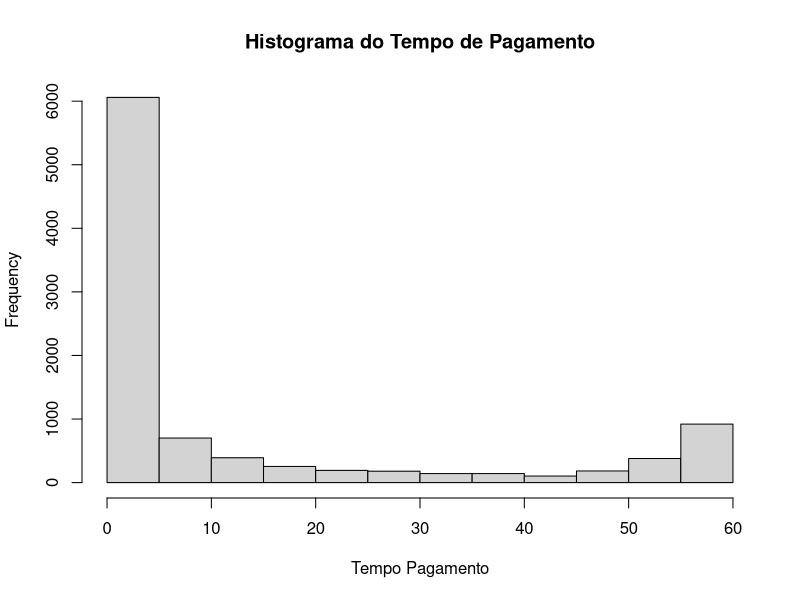
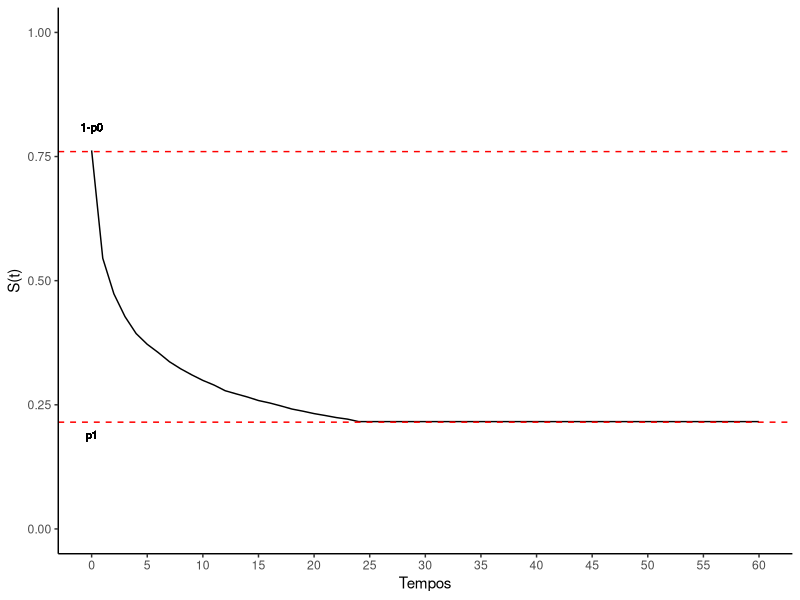
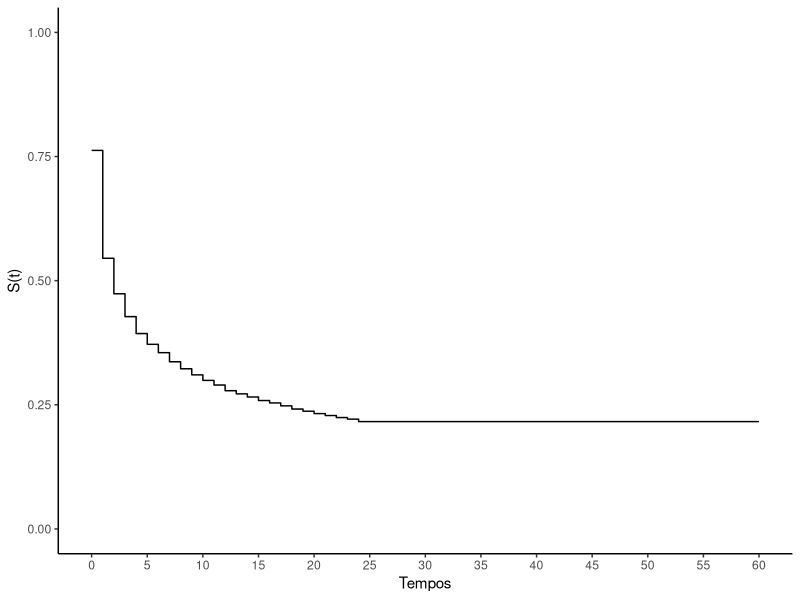
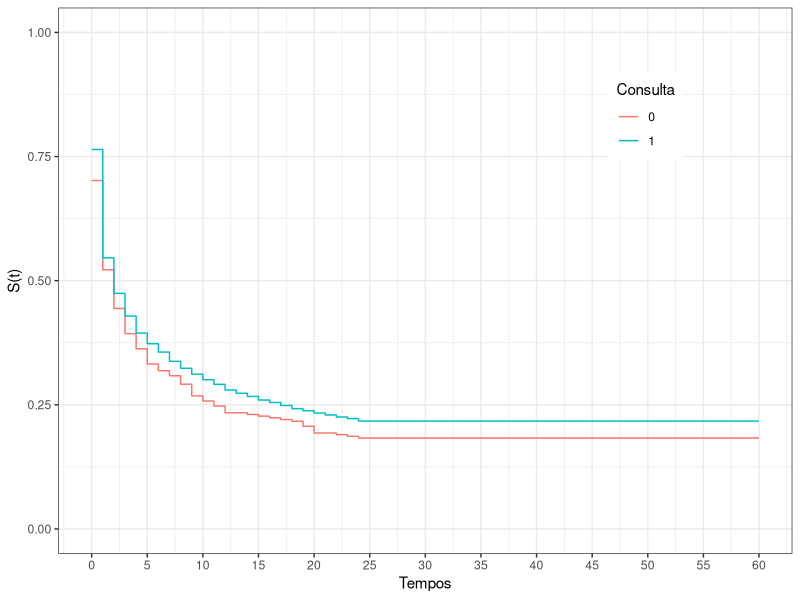
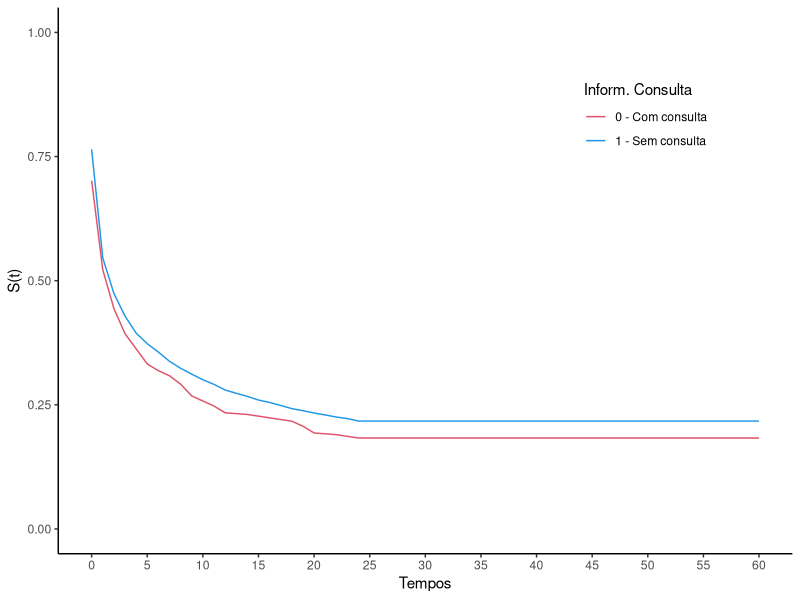
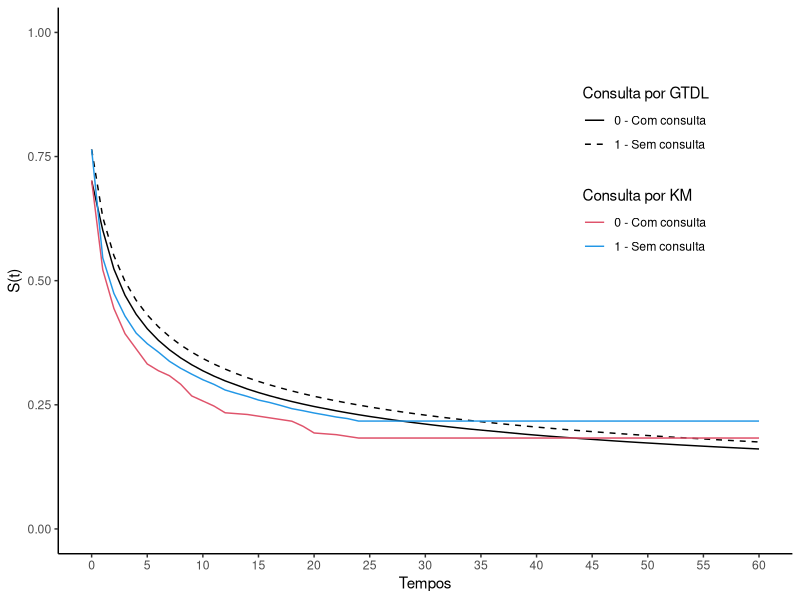

Write R code to recreate these figures, in order. (Note: this script raises an error after producing the figures.)


# Libraries ---------------------------------------------------------------

library(ggplot2)
library(survival)


# Load and Treatment Data -------------------------------------------------

data <- read.csv(file = "recuperaInadimplencia.csv")
data <- data[,2:4]
data0 <- data.frame(status = data$status,
                    tempo_pag = data$tempo_pag,
                    interc = rep(1,nrow(data)),
                    consulta = data$consulta)


# Descriptive Analysis ------------------------------------------------------

# response var histogram Time until debt payment
# histograma da var resposta Tempo até o Pagamento da dívida
hist(data$tempo_pag, xlab="Tempo Pagamento", 
     main = "Histograma do Tempo de Pagamento")

# estimated Kaplan-Meier curve
# curva de Kaplan-Meier estimada
ekm <- survfit(Surv(time = tempo_pag, event = status) ~ 1, data = data)
ekm_df <- data.frame(tempo = ekm$time,
                     km = ekm$surv)

# graph with limits
ggplot(data = ekm_df, mapping = aes(tempo, km)) + 
    geom_line() + labs(x = "Tempos", y = "S(t)") +
    ylim(0:1) + scale_x_continuous(breaks = seq(0,60,5)) +
    geom_hline(yintercept = 0.76, linetype="dashed", color = "red") +
    geom_hline(yintercept = 0.215, linetype="dashed", color = "red") +
    geom_text(label = "1-p0", x = 0, y = 0.81, size = 8/.pt) +
    geom_text(label = "p1", x = 0, y = 0.19, size = 8/.pt) +
    theme_classic()

# graph of Kaplan-Meyer adjust
ggplot(data = ekm_df, mapping = aes(tempo, km)) + 
    geom_step() + 
    labs(x = "Tempos", y = "S(t)") +
    ylim(0:1) + scale_x_continuous(breaks = seq(0,60,5)) +
    theme_classic() + 
    theme(legend.position = c(0.8,0.8),
          legend.background = element_rect(color = "white"))

# estimated Kaplan-Meier curve with query covariate
# curva de Kaplan-Meier estimada com covariável de consulta
ekm <- survfit(Surv(time = tempo_pag, event = status) ~ consulta, data = data)
ekm_df <- data.frame(tempo = ekm$time,
                     km = ekm$surv,
                     consulta = c(rep(0,44),rep(1,61)) )

ggplot(data = ekm_df, mapping = aes(tempo, km)) + 
    geom_step(aes(color = as.factor(consulta))) + 
    labs(x = "Tempos", y = "S(t)", color = "Consulta") +
    ylim(0:1) + scale_x_continuous(breaks = seq(0,60,5)) +
    theme_bw() + 
    theme(legend.position = c(0.8,0.8),
          legend.background = element_rect(color = "white"))

# smoothed graphic
# gráfico alisado
ggplot(data = ekm_df, mapping = aes(tempo, km)) + 
    geom_line(aes(color = as.factor(consulta))) + 
    labs(x = "Tempos", y = "S(t)", color = "Inform. Consulta") +
    scale_color_manual(labels = c("0 - Com consulta", "1 - Sem consulta"), values = c(2,4)) +
    ylim(0:1) + scale_x_continuous(breaks = seq(0,60,5)) +
    theme_classic() + 
    theme(legend.position = c(0.8,0.8),
          legend.background = element_rect(color = "white"))


# Modeling ----------------------------------------------------------------


# likelihood of zero inflation
# verossimilhança da inflação de zeros
veroZero <- function(x, beta) {
    
    # covariates
    X0 <- as.matrix(x[x$tempo == 0, 3:ncol(x)])
    X <- as.matrix(x[x$tempo > 0, 3:ncol(x)])
     
    # model
    aux1 <- sum((X0%*%beta)) - sum(log( 1 + exp(X0%*%beta))) - sum(log(1 + exp(X%*%beta)))
    return(-aux1)
}

# likelihood of GTDL Gamma
# verossimilhança da GTDL Gamma
veroGTDL <- function(x, par) {
    
    # parameters
    alph <- par[1]
    lambd <- exp(par[2])
    thet <- exp(par[3])
    bet <- par[4:length(par)]
    
    # covariates
    X <- as.matrix(x[x$tempo > 0, 3:ncol(x)])
    cens <- x[x$tempo > 0,1]
    tempo <- x[x$tempo > 0,2]
    
    # model
    aux2 <- log(lambd)*sum(cens) +
        sum( cens*(alph*tempo + X%*%bet)) -
        sum( cens*log( 1 + exp(alph*tempo + X%*%bet) ) ) - 
        sum( (cens + (1/thet))*log( 1 + ((thet*lambd/alph)*log( (1 + exp(alph*tempo + X%*%bet))/(1 + exp(X%*%bet)) )) ) )

    return(-aux2)
}

# GTDL Zero Gamma Inflated Survival Model
# modelo de sobrevivência da GTDL Gama zero inflacionada
sobrevGTDL <- function(x, par) {
    
    bet0 <- par[1:2]
    alph <- par[3]
    lambd <- par[4]
    thet <- par[5]
    bet <- par[6:length(par)]
    tempo <- x$tempo
    X <- as.matrix(x[, 2:ncol(x)])
    X0 <- matrix(data = c(rep(1,nrow(x)),X), nrow = nrow(x), ncol = ncol(x))
    st <- (1/(1 + exp(X0%*%bet0) )) * (1 + ( (lambd*thet/alph) * log( (1 + exp(alph*tempo + X%*%bet) )/(1 + exp(X%*%bet))) ) )^(-1/thet)
    
    return(st)
}



# Aplication --------------------------------------------------------------

# parameter estimation of GTDL Gamma
# estimação dos parâmetros do GTDL Gamma
emvg <- optim(par=c(1,4,2,6), veroGTDL, x=data, hessian = TRUE)
egpar <- c(emvg$par[1], exp(emvg$par[2]), exp(emvg$par[3]), emvg$par[4])

# parameter estimation of zero inflation
# estimação dos parâmetros da inflação de zeros
emv0 <- optim(par=c(2,1), veroZero, x=data0, hessian = TRUE)
e0par <- c(emv0$par[1], emv0$par[2])

# combinando os parâmetros estimados
epar <- c(e0par, egpar)

# estimated Kaplan-Meier curve with query covariate
# curva de Kaplan-Meier estimada com covariável de consulta
ekm <- survfit(Surv(time = tempo_pag, event = status) ~ consulta, data = data)
ekm_df <- data.frame(tempo = ekm$time,
                     km = ekm$surv,
                     consulta = c(rep(0,44),rep(1,61)) )

# GTDL survival curve estimation
# estimação da curva de sobrevivência GTDL
ekm_df$gtdl <- sobrevGTDL(x = ekm_df[,c(1,3)], par = epar)

# Graph of survival curves by Kaplan Meyer (KM) and GTDL
# Gráfico das curvas de sobrevivência por Kaplan Meyer (KM) e por GTDL
ggplot(data = ekm_df, mapping = aes(tempo, gtdl)) +
    geom_line(aes(linetype = as.factor(consulta))) +
    geom_line(aes(x = tempo, y = km, color = as.factor(consulta))) +
    labs(x = "Tempos", y = "S(t)", color = "Consulta por KM", linetype = "Consulta por GTDL") +
    scale_color_manual(labels = c("0 - Com consulta", "1 - Sem consulta"), values = c(2,4)) +
    scale_linetype_manual(labels = c("0 - Com consulta", "1 - Sem consulta"), values = c(1,2)) +
    ylim(0:1) + scale_x_continuous(breaks = seq(0,90,5)) +
    theme_classic() + 
    theme(legend.position = c(0.8,0.7),
          legend.background = element_rect(color = "white"))


# estimation of the confidence interval of the parameters
# estimação do intervalo de confiança dos parâmetros
sd0 <- sqrt(diag(solve(emv0$hessian)))
sdg <- sqrt(diag(solve(emvg$hessian)))
sd

ic_alpha <- numeric()
ic_alpha[1] <- emv$par[1] -qnorm(0.975)*sd[1]
ic_alpha[2] <- emv$par[1] +qnorm(0.975)*sd[1]
ic_alpha

ic_lambda <- numeric()
ic_lambda[1] <- emv$par[2] -qnorm(0.975)*sd[2]
ic_lambda[2] <- emv$par[2] +qnorm(0.975)*sd[2]
ic_lambda

ic_theta <- numeric()
ic_theta[1] <- emv$par[3] -qnorm(0.975)*sd[3]
ic_theta[2] <- emv$par[3] +qnorm(0.975)*sd[3]
ic_theta

ic_beta <- numeric()
ic_beta[1] <- emv$par[4] -qnorm(0.975)*sd[4]
ic_beta[2] <- emv$par[4] +qnorm(0.975)*sd[4]
ic_beta
